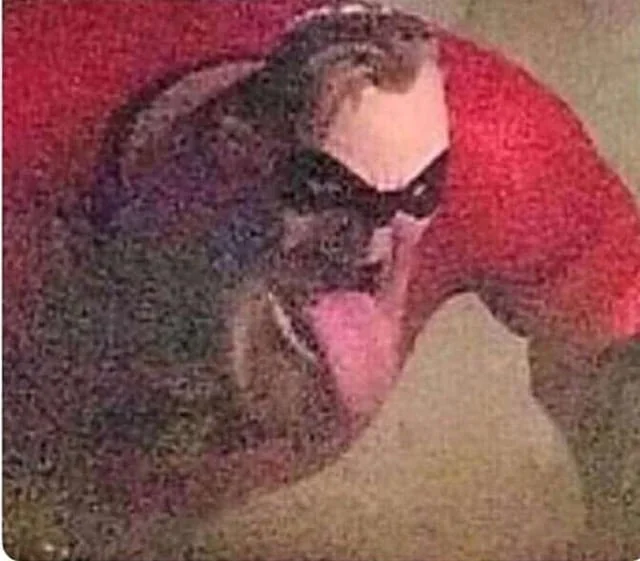
%> input picture CSC332-Image-Processing/Lab/Input/13-mr-incredible.jpg, 640 x 561 px
$ octave 13-morphological-erosion-operation.m   (GNU Octave 9; MATLAB toolbox functions it lacks are replaced by stand-ins)
%> lines starting %> are read from the running program, lines starting %| are printed output that depends on the picture; in (x1, y1, x2, y2) boxes, pixels count from 0 and x2, y2 are one past the last pixel; in counts of white or black regions, pixels touching at a corner belong together; the program's own positions count from 1
clear all;
close all;
clc;
pkg load image;

img = imread("Input/13-mr-incredible.jpg");
%> img is the input picture: size 561x640x3 uint8; mean R, G, B 132.2, 81, 80.5

if size(img,3) == 3
    grayscaleImage = rgb2gray(img);
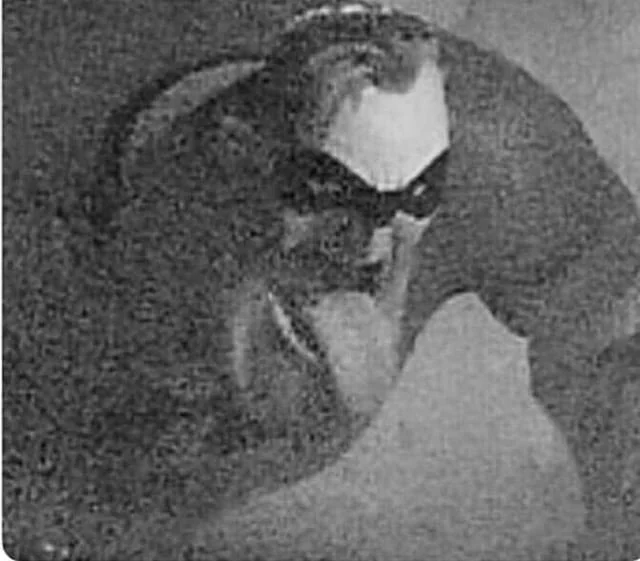
%> grayscaleImage: size 561x640 uint8; min 3, max 255, mean 96.2
else
    grayscaleImage = img;
end

grayscaleImage = im2double(grayscaleImage);
%> grayscaleImage: size 561x640 double

level = graythresh(grayscaleImage);
%> level = 0.424
binaryImage = im2bw(grayscaleImage, level);
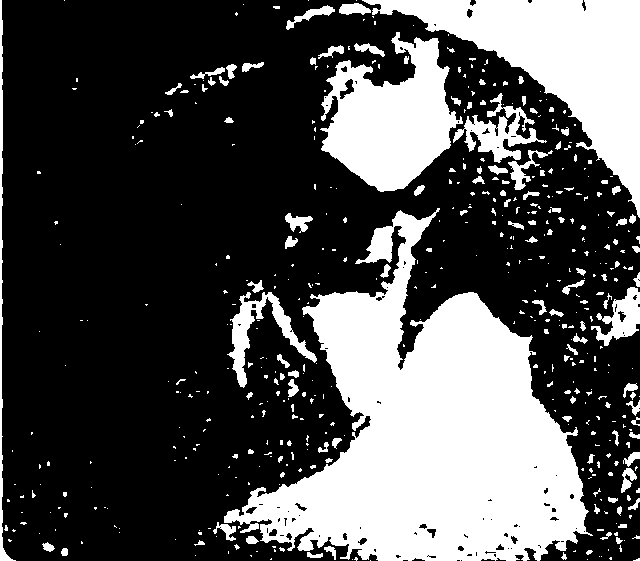
%> binaryImage: size 561x640 logical; 31.4% white; 493 white regions (365 under 20 px), largest, box (x1, y1, x2, y2) and area: (224, 208, 593, 561) 62372, (362, 0, 640, 218) 20655, (320, 32, 463, 192) 13046

structuringElement = strel('square',3);

erodedImage = imerode(binaryImage, structuringElement);
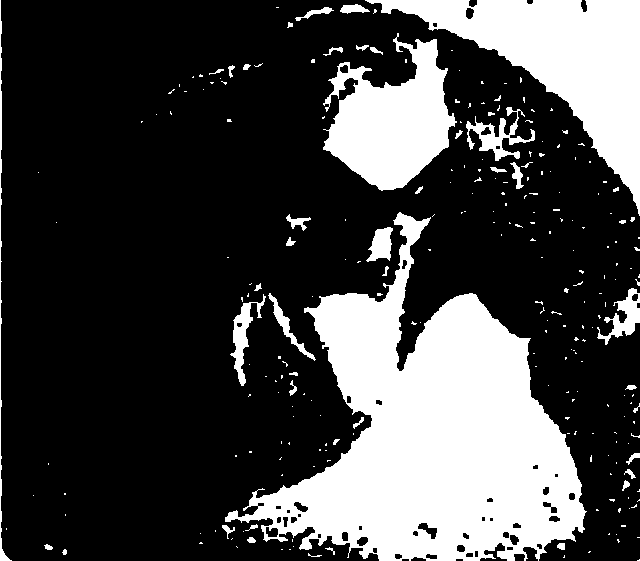
%> erodedImage: size 561x640 logical; 27.1% white; 254 white regions (207 under 20 px), largest, box (x1, y1, x2, y2) and area: (225, 212, 587, 561) 57616, (365, 0, 640, 216) 19908, (323, 33, 457, 191) 11903

subplot(1,3,1);
imshow(img);
title("Original Image");

subplot(1,3,2);
imshow(binaryImage);
title("Binary Image");

subplot(1,3,3);
imshow(erodedImage);
title("Eroded Image");

imwrite(binaryImage, "Output/13-morphological-erosion-operation/1-binary-image.jpg");
imwrite(erodedImage, "Output/13-morphological-erosion-operation/2-eroded-image.jpg");
